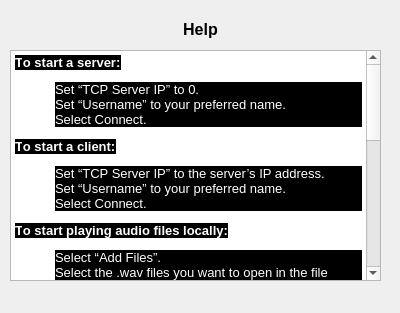
<?xml version="1.0" encoding="UTF-8"?>
<ui version="4.0">
 <class>ManWindow</class>
 <widget class="QDialog" name="ManWindow">
  <property name="geometry">
   <rect>
    <x>0</x>
    <y>0</y>
    <width>400</width>
    <height>313</height>
   </rect>
  </property>
  <property name="windowTitle">
   <string>Manual</string>
  </property>
  <property name="windowIcon">
   <iconset resource="../resource/icons.qrc">
    <normaloff>:/files/audio.png</normaloff>:/files/audio.png</iconset>
  </property>
  <widget class="QLabel" name="manHdr">
   <property name="geometry">
    <rect>
     <x>5</x>
     <y>9</y>
     <width>391</width>
     <height>41</height>
    </rect>
   </property>
   <property name="text">
    <string>&lt;!DOCTYPE HTML PUBLIC &quot;-//W3C//DTD HTML 4.0//EN&quot; &quot;http://www.w3.org/TR/REC-html40/strict.dtd&quot;&gt;
&lt;html&gt;&lt;head&gt;&lt;meta name=&quot;qrichtext&quot; content=&quot;1&quot; /&gt;&lt;style type=&quot;text/css&quot;&gt;
p, li { white-space: pre-wrap; }
&lt;/style&gt;&lt;/head&gt;&lt;body style=&quot; font-family:'MS Shell Dlg 2'; font-size:8.25pt; font-weight:400; font-style:normal;&quot;&gt;
&lt;p align=&quot;center&quot; style=&quot; margin-top:0px; margin-bottom:0px; margin-left:0px; margin-right:0px; -qt-block-indent:0; text-indent:0px;&quot;&gt;&lt;span style=&quot; font-size:12pt; font-weight:600;&quot;&gt;Help&lt;/span&gt;&lt;/p&gt;&lt;/body&gt;&lt;/html&gt;</string>
   </property>
  </widget>
  <widget class="QTextBrowser" name="manInfo">
   <property name="geometry">
    <rect>
     <x>10</x>
     <y>50</y>
     <width>371</width>
     <height>231</height>
    </rect>
   </property>
   <property name="html">
    <string>&lt;!DOCTYPE HTML PUBLIC &quot;-//W3C//DTD HTML 4.0//EN&quot; &quot;http://www.w3.org/TR/REC-html40/strict.dtd&quot;&gt;
&lt;html&gt;&lt;head&gt;&lt;meta name=&quot;qrichtext&quot; content=&quot;1&quot; /&gt;&lt;style type=&quot;text/css&quot;&gt;
p, li { white-space: pre-wrap; }
&lt;/style&gt;&lt;/head&gt;&lt;body style=&quot; font-family:'MS Shell Dlg 2'; font-size:8.25pt; font-weight:400; font-style:normal;&quot;&gt;
&lt;p style=&quot; margin-top:0px; margin-bottom:0px; margin-left:0px; margin-right:0px; -qt-block-indent:0; text-indent:0px;&quot;&gt;&lt;a name=&quot;internal-source-marker_0.4563344977796078&quot;&gt;&lt;/a&gt;&lt;span style=&quot; font-family:'Arial'; font-size:10pt; font-weight:600; color:#ffffff; background-color:#000000;&quot;&gt;T&lt;/span&gt;&lt;span style=&quot; font-family:'Arial'; font-size:10pt; font-weight:600; color:#ffffff; background-color:#000000;&quot;&gt;o start a server:&lt;/span&gt;&lt;/p&gt;
&lt;ol style=&quot;margin-top: 0px; margin-bottom: 0px; margin-left: 0px; margin-right: 0px; -qt-list-indent: 1;&quot;&gt;&lt;li style=&quot; font-family:'Arial'; font-size:11pt; color:#ffffff; background-color:#000000;&quot; style=&quot; margin-top:12px; margin-bottom:0px; margin-left:0px; margin-right:0px; -qt-block-indent:0; text-indent:0px;&quot;&gt;&lt;span style=&quot; font-size:10pt;&quot;&gt;Set “TCP Server IP” to 0.&lt;/span&gt;&lt;/li&gt;
&lt;li style=&quot; font-family:'Arial'; font-size:11pt; color:#ffffff; background-color:#000000;&quot; style=&quot; margin-top:0px; margin-bottom:0px; margin-left:0px; margin-right:0px; -qt-block-indent:0; text-indent:0px;&quot;&gt;&lt;span style=&quot; font-size:10pt;&quot;&gt;Set “Username” to your preferred name.&lt;/span&gt;&lt;/li&gt;
&lt;li style=&quot; font-family:'Arial'; font-size:11pt; color:#ffffff; background-color:#000000;&quot; style=&quot; margin-top:0px; margin-bottom:12px; margin-left:0px; margin-right:0px; -qt-block-indent:0; text-indent:0px;&quot;&gt;&lt;span style=&quot; font-size:10pt;&quot;&gt;Select Connect.&lt;/span&gt;&lt;/li&gt;&lt;/ol&gt;
&lt;p style=&quot; margin-top:0px; margin-bottom:0px; margin-left:0px; margin-right:0px; -qt-block-indent:0; text-indent:0px;&quot;&gt;&lt;a name=&quot;internal-source-marker_0.4563344977796078&quot;&gt;&lt;/a&gt;&lt;span style=&quot; font-family:'Arial'; font-size:10pt; font-weight:600; color:#ffffff; background-color:#000000;&quot;&gt;T&lt;/span&gt;&lt;span style=&quot; font-family:'Arial'; font-size:10pt; font-weight:600; color:#ffffff; background-color:#000000;&quot;&gt;o start a client:&lt;/span&gt;&lt;/p&gt;
&lt;ol style=&quot;margin-top: 0px; margin-bottom: 0px; margin-left: 0px; margin-right: 0px; -qt-list-indent: 1;&quot;&gt;&lt;li style=&quot; font-family:'Arial'; font-size:11pt; color:#ffffff; background-color:#000000;&quot; style=&quot; margin-top:12px; margin-bottom:0px; margin-left:0px; margin-right:0px; -qt-block-indent:0; text-indent:0px;&quot;&gt;&lt;span style=&quot; font-size:10pt;&quot;&gt;Set “TCP Server IP” to the server’s IP address.&lt;/span&gt;&lt;/li&gt;
&lt;li style=&quot; font-family:'Arial'; font-size:11pt; color:#ffffff; background-color:#000000;&quot; style=&quot; margin-top:0px; margin-bottom:0px; margin-left:0px; margin-right:0px; -qt-block-indent:0; text-indent:0px;&quot;&gt;&lt;span style=&quot; font-size:10pt;&quot;&gt;Set “Username” to your preferred name.&lt;/span&gt;&lt;/li&gt;
&lt;li style=&quot; font-family:'Arial'; font-size:11pt; color:#ffffff; background-color:#000000;&quot; style=&quot; margin-top:0px; margin-bottom:12px; margin-left:0px; margin-right:0px; -qt-block-indent:0; text-indent:0px;&quot;&gt;&lt;span style=&quot; font-size:10pt;&quot;&gt;Select Connect.&lt;/span&gt;&lt;/li&gt;&lt;/ol&gt;
&lt;p style=&quot; margin-top:0px; margin-bottom:0px; margin-left:0px; margin-right:0px; -qt-block-indent:0; text-indent:0px;&quot;&gt;&lt;a name=&quot;internal-source-marker_0.4563344977796078&quot;&gt;&lt;/a&gt;&lt;span style=&quot; font-family:'Arial'; font-size:10pt; font-weight:600; color:#ffffff; background-color:#000000;&quot;&gt;T&lt;/span&gt;&lt;span style=&quot; font-family:'Arial'; font-size:10pt; font-weight:600; color:#ffffff; background-color:#000000;&quot;&gt;o start playing audio files locally:&lt;/span&gt;&lt;/p&gt;
&lt;ol style=&quot;margin-top: 0px; margin-bottom: 0px; margin-left: 0px; margin-right: 0px; -qt-list-indent: 1;&quot;&gt;&lt;li style=&quot; font-family:'Arial'; font-size:11pt; color:#ffffff; background-color:#000000;&quot; style=&quot; margin-top:12px; margin-bottom:0px; margin-left:0px; margin-right:0px; -qt-block-indent:0; text-indent:0px;&quot;&gt;&lt;span style=&quot; font-size:10pt;&quot;&gt;Select “Add Files”.&lt;/span&gt;&lt;/li&gt;
&lt;li style=&quot; font-family:'Arial'; font-size:11pt; color:#ffffff; background-color:#000000;&quot; style=&quot; margin-top:0px; margin-bottom:0px; margin-left:0px; margin-right:0px; -qt-block-indent:0; text-indent:0px;&quot;&gt;&lt;span style=&quot; font-size:10pt;&quot;&gt;Select the .wav files you want to open in the file dialog.&lt;/span&gt;&lt;/li&gt;
&lt;li style=&quot; font-family:'Arial'; font-size:11pt; color:#ffffff; background-color:#000000;&quot; style=&quot; margin-top:0px; margin-bottom:0px; margin-left:0px; margin-right:0px; -qt-block-indent:0; text-indent:0px;&quot;&gt;&lt;span style=&quot; font-size:10pt;&quot;&gt;Select open.&lt;/span&gt;&lt;/li&gt;
&lt;li style=&quot; font-family:'Arial'; font-size:11pt; color:#ffffff; background-color:#000000;&quot; style=&quot; margin-top:0px; margin-bottom:0px; margin-left:0px; margin-right:0px; -qt-block-indent:0; text-indent:0px;&quot;&gt;&lt;span style=&quot; font-size:10pt;&quot;&gt;Select the file you want to play in the “your files” list.&lt;/span&gt;&lt;/li&gt;
&lt;li style=&quot; font-family:'Arial'; font-size:11pt; color:#ffffff; background-color:#000000;&quot; style=&quot; margin-top:0px; margin-bottom:12px; margin-left:0px; margin-right:0px; -qt-block-indent:0; text-indent:0px;&quot;&gt;&lt;span style=&quot; font-size:10pt;&quot;&gt;Select the play button.&lt;/span&gt;&lt;/li&gt;&lt;/ol&gt;
&lt;p style=&quot; margin-top:0px; margin-bottom:12px; margin-left:0px; margin-right:0px; -qt-block-indent:0; text-indent:0px; background-color:#000000;&quot;&gt;&lt;span style=&quot; font-family:'Arial'; font-size:10pt; font-weight:600; color:#ffffff; background-color:#000000;&quot;&gt;To start streaming audio files:&lt;/span&gt;&lt;/p&gt;
&lt;ol style=&quot;margin-top: 0px; margin-bottom: 0px; margin-left: 0px; margin-right: 0px; -qt-list-indent: 1;&quot;&gt;&lt;li style=&quot; font-family:'Arial'; font-size:11pt; color:#ffffff; background-color:#000000;&quot; style=&quot; margin-top:12px; margin-bottom:0px; margin-left:0px; margin-right:0px; -qt-block-indent:0; text-indent:0px;&quot;&gt;&lt;span style=&quot; font-size:10pt;&quot;&gt;Make sure the server has added audio files.&lt;/span&gt;&lt;/li&gt;
&lt;li style=&quot; font-family:'Arial'; font-size:11pt; color:#ffffff; background-color:#000000;&quot; style=&quot; margin-top:0px; margin-bottom:0px; margin-left:0px; margin-right:0px; -qt-block-indent:0; text-indent:0px;&quot;&gt;&lt;span style=&quot; font-size:10pt;&quot;&gt;Select a file in the “other files” list.&lt;/span&gt;&lt;/li&gt;
&lt;li style=&quot; font-family:'Arial'; font-size:11pt; color:#ffffff; background-color:#000000;&quot; style=&quot; margin-top:0px; margin-bottom:12px; margin-left:0px; margin-right:0px; -qt-block-indent:0; text-indent:0px;&quot;&gt;&lt;span style=&quot; font-size:10pt;&quot;&gt;Press the “Stream File” button.&lt;/span&gt;&lt;/li&gt;&lt;/ol&gt;
&lt;p style=&quot; margin-top:0px; margin-bottom:0px; margin-left:0px; margin-right:0px; -qt-block-indent:0; text-indent:0px;&quot;&gt;&lt;span style=&quot; font-family:'Arial'; font-size:10pt; font-weight:600; color:#ffffff; background-color:#000000;&quot;&gt;To transfer a file from the server:&lt;/span&gt;&lt;/p&gt;
&lt;ol style=&quot;margin-top: 0px; margin-bottom: 0px; margin-left: 0px; margin-right: 0px; -qt-list-indent: 1;&quot;&gt;&lt;li style=&quot; font-family:'Arial'; font-size:11pt; color:#ffffff; background-color:#000000;&quot; style=&quot; margin-top:12px; margin-bottom:0px; margin-left:0px; margin-right:0px; -qt-block-indent:0; text-indent:0px;&quot;&gt;&lt;span style=&quot; font-size:10pt;&quot;&gt;Make sure the server has added audio files.&lt;/span&gt;&lt;/li&gt;
&lt;li style=&quot; font-family:'Arial'; font-size:11pt; color:#ffffff; background-color:#000000;&quot; style=&quot; margin-top:0px; margin-bottom:0px; margin-left:0px; margin-right:0px; -qt-block-indent:0; text-indent:0px;&quot;&gt;&lt;span style=&quot; font-size:10pt;&quot;&gt;Select a file in the “other files” list.&lt;/span&gt;&lt;/li&gt;
&lt;li style=&quot; font-family:'Arial'; font-size:11pt; color:#ffffff; background-color:#000000;&quot; style=&quot; margin-top:0px; margin-bottom:0px; margin-left:0px; margin-right:0px; -qt-block-indent:0; text-indent:0px;&quot;&gt;&lt;span style=&quot; font-size:10pt;&quot;&gt;Press the “Transfer File” button.&lt;/span&gt;&lt;/li&gt;
&lt;li style=&quot; font-family:'Arial'; font-size:11pt; color:#ffffff; background-color:#000000;&quot; style=&quot; margin-top:0px; margin-bottom:0px; margin-left:0px; margin-right:0px; -qt-block-indent:0; text-indent:0px;&quot;&gt;&lt;span style=&quot; font-size:10pt;&quot;&gt;Enter a filename (example.wav).&lt;/span&gt;&lt;/li&gt;
&lt;li style=&quot; font-family:'Arial'; font-size:11pt; color:#ffffff; background-color:#000000;&quot; style=&quot; margin-top:0px; margin-bottom:12px; margin-left:0px; margin-right:0px; -qt-block-indent:0; text-indent:0px;&quot;&gt;&lt;span style=&quot; font-size:10pt;&quot;&gt;Select Save.&lt;/span&gt;&lt;/li&gt;&lt;/ol&gt;
&lt;p style=&quot; margin-top:0px; margin-bottom:0px; margin-left:0px; margin-right:0px; -qt-block-indent:0; text-indent:0px;&quot;&gt;&lt;a name=&quot;internal-source-marker_0.4563344977796078&quot;&gt;&lt;/a&gt;&lt;span style=&quot; font-family:'Arial'; font-size:10pt; font-weight:600; color:#ffffff; background-color:#000000;&quot;&gt;T&lt;/span&gt;&lt;span style=&quot; font-family:'Arial'; font-size:10pt; font-weight:600; color:#ffffff; background-color:#000000;&quot;&gt;o start using the microphone:&lt;/span&gt;&lt;/p&gt;
&lt;ol style=&quot;margin-top: 0px; margin-bottom: 0px; margin-left: 0px; margin-right: 0px; -qt-list-indent: 1;&quot;&gt;&lt;li style=&quot; font-family:'Arial'; font-size:10pt; color:#ffffff; background-color:#000000;&quot; style=&quot; margin-top:12px; margin-bottom:12px; margin-left:0px; margin-right:0px; -qt-block-indent:0; text-indent:0px;&quot;&gt;&lt;span style=&quot; font-size:medium;&quot;&gt;Press the turn on button.&lt;/span&gt;&lt;/li&gt;&lt;/ol&gt;
&lt;p style=&quot; margin-top:0px; margin-bottom:0px; margin-left:0px; margin-right:0px; -qt-block-indent:0; text-indent:0px;&quot;&gt;&lt;a name=&quot;internal-source-marker_0.4563344977796078&quot;&gt;&lt;/a&gt;&lt;span style=&quot; font-family:'Arial'; font-size:10pt; font-weight:600; color:#ffffff; background-color:#000000;&quot;&gt;T&lt;/span&gt;&lt;span style=&quot; font-family:'Arial'; font-size:10pt; font-weight:600; color:#ffffff; background-color:#000000;&quot;&gt;o send messages to other clients:&lt;/span&gt;&lt;/p&gt;
&lt;ol style=&quot;margin-top: 0px; margin-bottom: 0px; margin-left: 0px; margin-right: 0px; -qt-list-indent: 1;&quot;&gt;&lt;li style=&quot; font-family:'Arial'; font-size:11pt; color:#ffffff; background-color:#000000;&quot; style=&quot; margin-top:12px; margin-bottom:0px; margin-left:0px; margin-right:0px; -qt-block-indent:0; text-indent:0px;&quot;&gt;&lt;span style=&quot; font-size:10pt;&quot;&gt;Type your message in the text box at the bottom.&lt;/span&gt;&lt;/li&gt;
&lt;li style=&quot; font-family:'Arial'; font-size:11pt; color:#ffffff; background-color:#000000;&quot; style=&quot; margin-top:0px; margin-bottom:12px; margin-left:0px; margin-right:0px; -qt-block-indent:0; text-indent:0px;&quot;&gt;&lt;span style=&quot; font-size:10pt;&quot;&gt;Press the Send Button.&lt;/span&gt;&lt;/li&gt;&lt;/ol&gt;&lt;/body&gt;&lt;/html&gt;</string>
   </property>
  </widget>
 </widget>
 <resources>
  <include location="../resource/icons.qrc"/>
 </resources>
 <connections/>
</ui>
